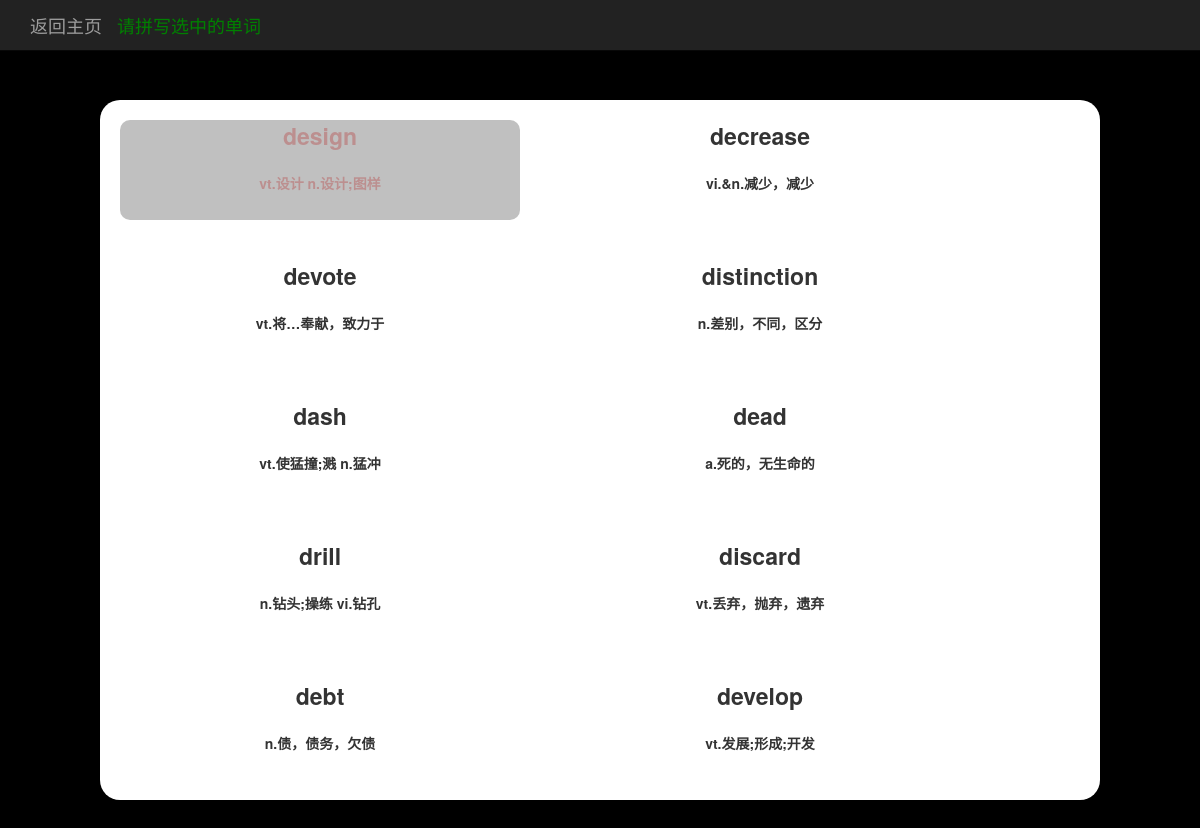
Page /train/level_one/D/CET4 (signed in) on the committed database.
### train/models.py (models this page shows, shortened)
class Word(models.Model):
    word_db_type = models.ForeignKey(WordDbType, on_delete=models.DO_NOTHING)
    first_letter = models.CharField(max_length=50)
    english = models.CharField(max_length=50)
    phonetic_symbol = models.CharField(max_length=50)
    chinese = models.TextField()

### train/views.py (the view)
# urls.py: path('level_one/<str:first_letter>/<str:word_type_type_name>', views.word_train, name='word_train'),
@login_required(login_url='home')
def word_train(request, first_letter, word_type_type_name):
    word_type = get_object_or_404(WordDbType, type_name=word_type_type_name)
    first_letter_list = list(Word.objects.filter(first_letter=first_letter, word_db_type=word_type))  # 获得塞选出来的单词表
    user_words = list(UserWord.objects.filter(player=request.user, english__in=first_letter_list))  # 获得塞选出来的用户的单词表
    for word in user_words:
        if word.english in first_letter_list:
            first_letter_list.remove(word.english)
    word_count = len(first_letter_list)
    word_list = []
    if word_count > 10:
        for i in range(0, 10):
            word_list.append(first_letter_list.pop(random.choice(range(0, len(first_letter_list)))))
    elif word_count > 0:
        word_list = first_letter_list  # 小于或等于10个直接取单词数组
    else:
        return redirect('band_with_type', word_type.pk)
    context = {}
    context['english'] = []
    context['chinese'] = []
    context['word_pk'] = []
    context['words'] = word_list
    context['word_type'] = word_type
    for word in context['words']:
        context['english'].append(word.english)
        context['chinese'].append(word.chinese)
        context['word_pk'].append(word.pk)
    return render(request, 'train/eng.html', context)

### train/models.py (called while the page is built)
    def __str__(self):
        return self.type_name

### train/templates/train/eng.html (shortened to what this page needs)
{% load staticfiles %}
<!DOCTYPE html>
<html lang="zh">
<head>
    <link rel="stylesheet" type="text/css" href="{% static 'bootstrap-3.3.7/css/bootstrap.min.css' %}">
    <link rel="stylesheet" type="text/css" href="{% static 'train/train.css' %}">
</head>
<body class="level_one">
    <nav class="navbar navbar-inverse navbar-fixed-top">
      <div class="container">
        <div class="navbar-header">
          <a class="navbar-brand" href="{% url 'band_with_type' word_type.pk %}">返回主页</a>
          <div class="navbar-brand" style="color: green;">请拼写选中的单词</div>
        </div>
        <div id="navbar" class="navbar-collapse collapse">
        </div>
      </div>
    </nav>
    <div class='wordBoard'>
        {% for word in words %}
            <div id='W1{{ forloop.counter }}' data-finish='false' class='wordPlace' data-last='{% if forloop.last %}true{% else %}false{% endif %}'>
                <div id='WE1{{ forloop.counter }}'>
                    {% for i in word.english %}<span id='W1{{ forloop.parentloop.counter }}C{{ forloop.counter }}' data-last='{% if forloop.last %}true{% else %}false{% endif %}'>{{ i }}</span>{% endfor %}
                </div>
                <br>
                <div id='WC1{{ forloop.counter }}'>{{ word.chinese }}</div>
            </div>
        {% endfor %}
    </div>
</body>
</html>

### train/static/train/train.css (style rules this page uses)
.level_one { background: black; }
span { font-size: 23px; transition:0.3s ease; }
.wordBoard { width: 1000px; height: 700px; margin: 100px auto; background: #ffffff; border-radius: 20px; }
.selectWord { color: #BC8F8F; background: #C0C0C0; border-radius: 10px; }
.wordPlace { float: left; width: 400px; height: 100px; margin: 20px; text-align: center; font-weight: bold; border-radius: 10px; }
body { -webkit-user-select:none; -moz-user-select:none; -ms-user-select:none; user-select:none; }

### rows in the picture
Word: english "d" "e" "s" "i" "g" "n", chinese "vt.设计 n.设计;图样"
Word: english "d" "e" "c" "r" "e" "a" "s" "e", chinese "vi.&n.减少，减少"
Word: english "d" "e" "v" "o" "t" "e", chinese "vt.将…奉献，致力于"
Word: english "d" "i" "s" "t" "i" "n" "c" "t" "i" "o" "n", chinese "n.差别，不同，区分"
Word: english "d" "a" "s" "h", chinese "vt.使猛撞;溅 n.猛冲"
Word: english "d" "e" "a" "d", chinese "a.死的，无生命的"
Word: english "d" "r" "i" "l" "l", chinese "n.钻头;操练 vi.钻孔"
Word: english "d" "i" "s" "c" "a" "r" "d", chinese "vt.丢弃，抛弃，遗弃"
Word: english "d" "e" "b" "t", chinese "n.债，债务，欠债"
Word: english "d" "e" "v" "e" "l" "o" "p", chinese "vt.发展;形成;开发"
